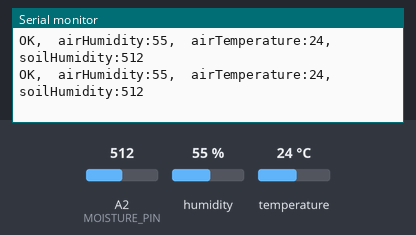
Simulated run of this sketch. Board: Arduino Uno, built with avr-gcc and run on an emulated ATmega328P. Shown: the last lines printed to the serial monitor. Inputs (shaded band) come from the test bench; at power-on: humidity 55 %, A2 (MOISTURE_PIN) = 512, temperature 24 °C.

Above: at 1.8 s.
1.9 s: humidity set to 22 %
At 2.9 s:
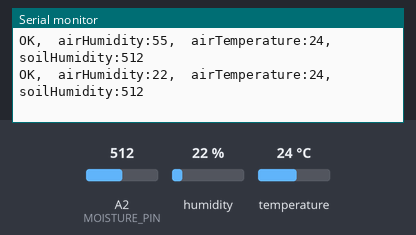
3.4 s: A2 (MOISTURE_PIN) set to 716
At 4.7 s:
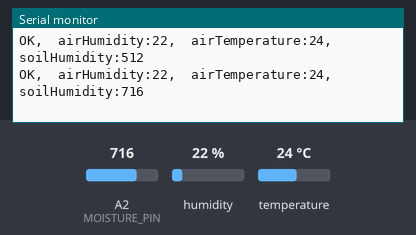
4.9 s: temperature set to 12 °C
At 5.8 s:
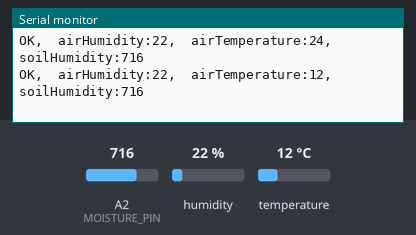
6.4 s: A2 (MOISTURE_PIN) set to 900
At 7.7 s:
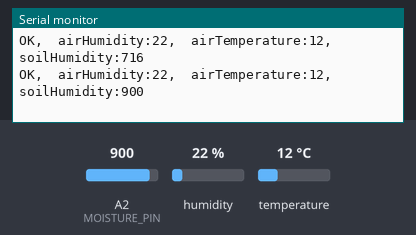
7.9 s: humidity set to 40 %
At 9.0 s:
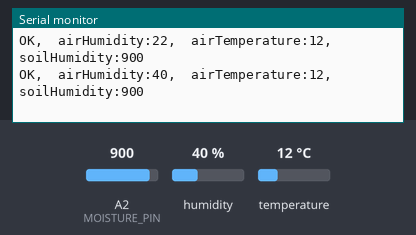
Timing chart, 0 to 10.4 s (numbered marks = the images above; inputs shaded):
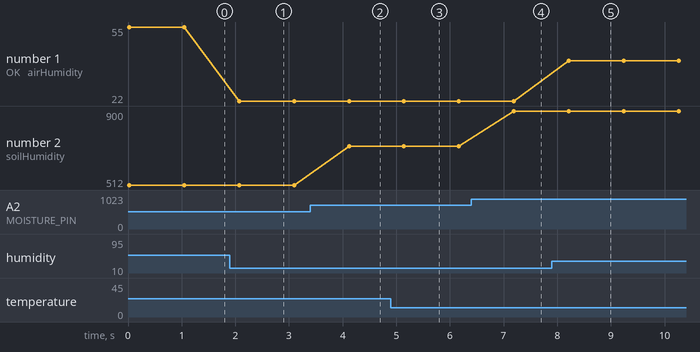

The sketch:

ReadSensorValue.ino
```cpp
#include <dht11.h>
dht11 DHT;
#define MOISTURE_PIN A2  //soil Moisture sensor/
#define DHT11_PIN    9   //DHT11

int airHumidity;   //environment humidity
int airTemperature;  // environment temperature
int soilHumidity;   //soil moisture

void setup(){
  Serial.begin(9600);
}

void loop(){
  int chk;
  chk = DHT.read(DHT11_PIN);   //Read Data
  switch (chk){
    case DHTLIB_OK:
                Serial.print("OK,\t");
                break;
    case DHTLIB_ERROR_CHECKSUM:
                Serial.print("Checksum error,\t");
                break;
    case DHTLIB_ERROR_TIMEOUT:
                Serial.print("Time out error,\t");
                break;
    default:
                Serial.print("Unknown error,\t");
                break;
  }
  airHumidity=DHT.humidity;
  airTemperature=DHT.temperature;
  soilHumidity=analogRead(MOISTURE_PIN);

  Serial.print("airHumidity:");
  Serial.print(airHumidity);
  Serial.print(",\t");
  Serial.print("airTemperature:");
  Serial.print(airTemperature);
  Serial.print(",\t");
  Serial.print("soilHumidity:");
  Serial.println(soilHumidity);

  delay(1000);
}
```

Measured:
- after the input at 1.9 s, the serial monitor: prints a new line after 0.17 s (image 1)
- after the input at 3.4 s, the serial monitor: prints a new line after 0.72 s (image 2)
- after the input at 4.9 s, the serial monitor: prints a new line after 0.24 s (image 3)
- after the input at 6.4 s, the serial monitor: prints a new line after 0.79 s (image 4)
- after the input at 7.9 s, the serial monitor: prints a new line after 0.32 s (image 5)
- plotted number 1: 55 → 22 after the input at 1.9 s, 22 → 40 after the input at 7.9 s
- plotted number 2: 512 → 716 after the input at 3.4 s, 716 → 900 after the input at 6.4 s
